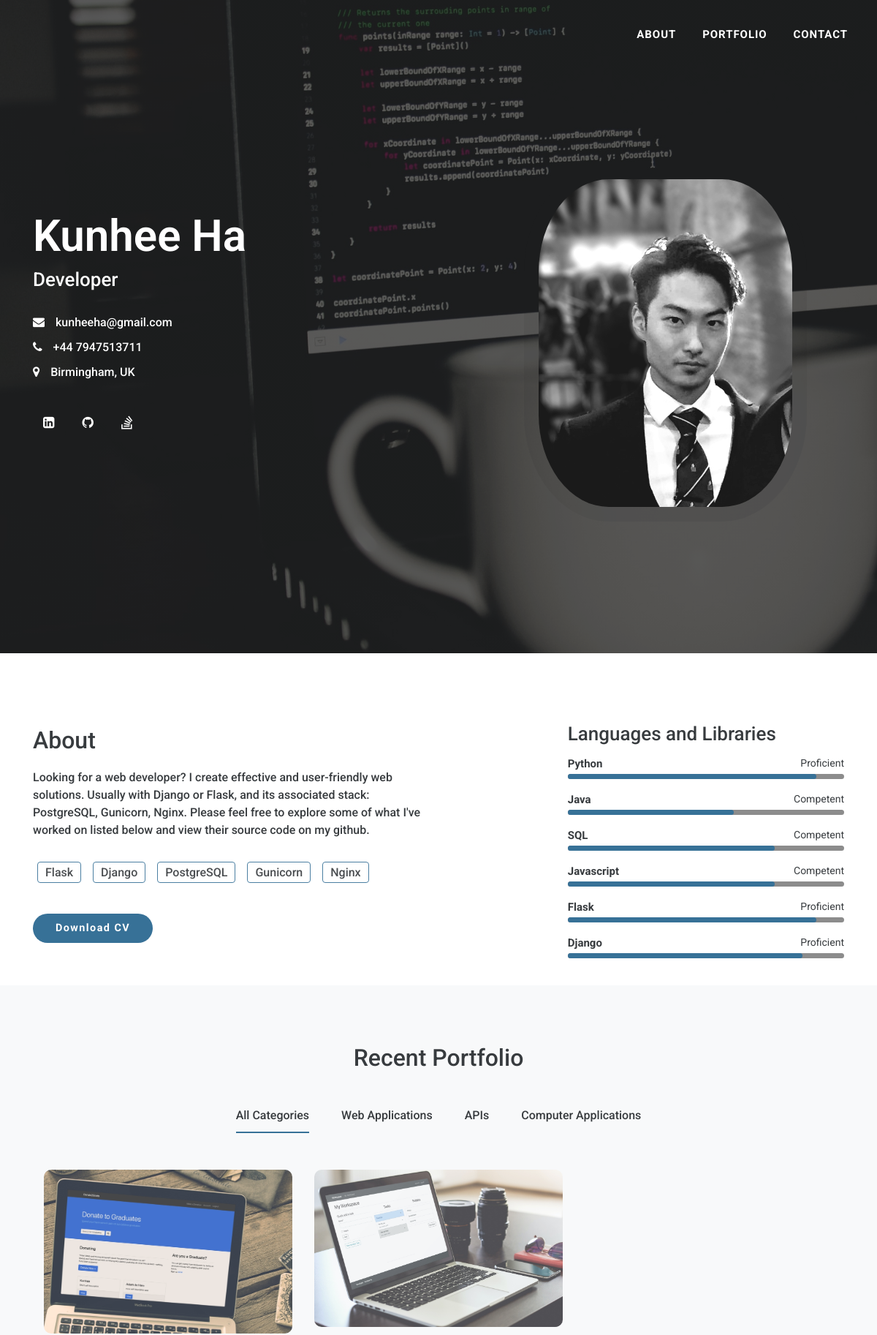
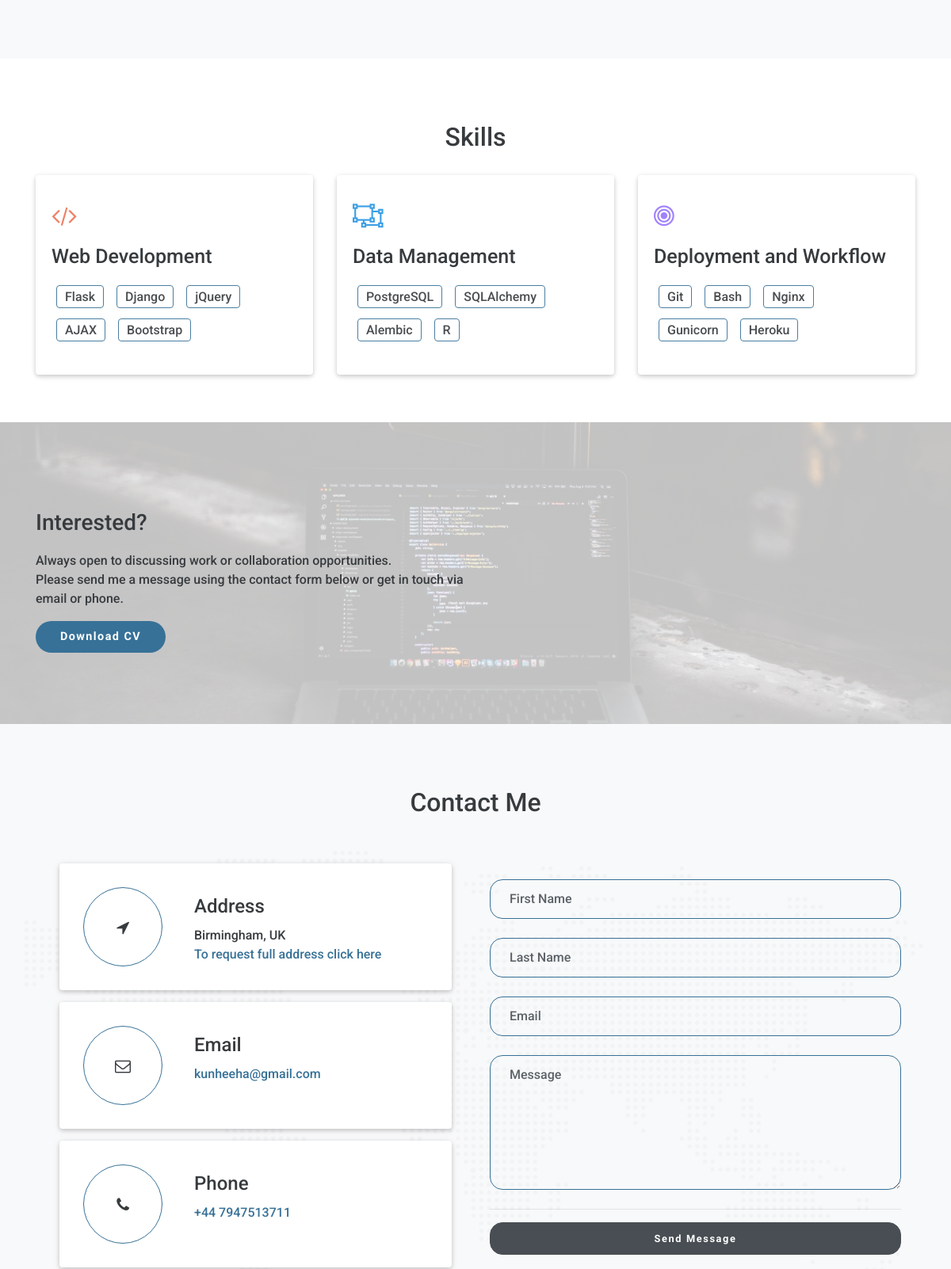
The page / (upper part) on the database its author committed (2 pictures, top to bottom).
### onlineportfolio/models.py (models this page shows)
class User(db.Model, UserMixin):
    id = db.Column(db.Integer(), primary_key=True)
    name = db.Column(db.String(30), nullable=False)
    password = db.Column(db.String(60), nullable=False)
    email = db.Column(db.String(120), unique=True, nullable=False)
    phone = db.Column(db.String(12), unique=True, nullable=False)
    profile_photo = db.Column(db.String(20), nullable=True)
    cv_file = db.Column(db.String(20), nullable=True)
    personal_statement = db.Column(db.Text(), nullable=False)

class Skill(db.Model):
    id = db.Column(db.Integer(), primary_key=True)
    skill_name = db.Column(db.String(30), nullable=False)
    proficiency_level = db.Column(db.Integer(), nullable=False)

class WebProject(db.Model):
    id = db.Column(db.Integer(), primary_key=True)
    name = db.Column(db.String(30), nullable=False)
    source_code = db.Column(db.String(50), nullable=False)
    link = db.Column(db.String(50), nullable=False)
    description = db.Column(db.Text(), nullable=False)
    user_guide = db.Column(db.String(20), nullable=True)
    upcoming_functionality = db.Column(db.Text(), nullable=True)
    images = db.Column(db.String(50), nullable=False)
    skills = db.relationship('PSkill', secondary='web_project_skills')

### onlineportfolio/routes.py (the view)
@app.route('/', methods=['POST', 'GET'])
def index():
    developer = User.query.first()
    profile_photo = url_for('static', filename='images/'+developer.profile_photo)
    viewcvform = ViewCVForm()
    skills = Skill.query.all()
    softwareprojects = SoftwareProject.query.all()
    webprojects = WebProject.query.all()
    apiprojects = APIProject.query.all()
    if viewcvform.cvsubmit.data and viewcvform.validate():
        cv = f'static/cv/{developer.cv_file}'
        mydirectory = os.path.join(app.root_path, cv)
        return send_file(mydirectory, as_attachment=True)
    return render_template("index.html", viewcvform=viewcvform, developer=developer, profile_photo=profile_photo, skills=skills, softwareprojects=softwareprojects, webprojects=webprojects, apiprojects=apiprojects)

### onlineportfolio/forms.py
class ViewCVForm(FlaskForm):
    cvsubmit = SubmitField('Download CV')

### onlineportfolio/templates/index.html (shortened to what this page needs)
{% extends 'base.html' %}
{% block content %}
  <nav class="navbar navbar-expand navbar-dark fixed-top" id="mainNav">
    <div class="container">
      <ul class="navbar-nav text-uppercase ml-auto">
        <li class="nav-item"><a class="nav-link js-scroll-trigger" href="#about">About</a></li>
        <li class="nav-item"><a class="nav-link js-scroll-trigger" href="#portfolio">Portfolio</a></li>
        <li class="nav-item"><a class="nav-link js-scroll-trigger" href="#contact">Contact</a></li>
      </ul>
    </div>
  </nav>
  <header class="home-header">
    <div class="bg-image">
      <div class="container">
        <div class="row section-separator home-padding">
          <div class="col-md-6 col-xs-12 d-block">
            <div class="header-info">
              <h2 class="wow fadeInUp" data-wow-duration="0.8s" data-wow-delay="0.2s">{{ developer.name }}</h2>
              <h4 class="wow fadeInUp" data-wow-duration="0.8s" data-wow-delay="0.3s">Developer</h4>
              <ul>
                <li class="wow fadeInUp" data-wow-duration="0.8s" data-wow-delay="0.4s"><i class="fa fa-envelope"></i><a class="emailLink">{{ developer.email }}</a></li>
                <li class="wow fadeInUp" data-wow-duration="0.8s" data-wow-delay="0.5s"><i class="fa fa-phone"></i><a href="tel:{{ developer.phone }}">{{ developer.phone }}</a></li>
                <li class="wow fadeInUp" data-wow-duration="0.8s" data-wow-delay="0.6s"><i class="fa fa-map-marker"></i><address>Birmingham, UK</address></li>
              </ul>
              <ul class="social-icon wow fadeInUp" data-wow-duration="0.8s" data-wow-delay="0.7s">
                <li><a target="_blank" href="https://www.linkedin.com/in/kunheeha/"><i class="fa fa-linkedin-square"></i></a></li>
                <li><a target="_blank" href="https://github.com/kunheeha/"><i class="fa fa-github"></i></a></li>
                <li><a target="_blank" href="https://stackoverflow.com/users/14336257/kunheeha"><i class="fa fa-stack-overflow"></i></a></li>
              </ul>
            </div>
          </div>
          <div class="col-md-6 d-none d-sm-none d-md-block">
            <div class="p-img wow fadeInUp" data-wow-duration="0.8s" data-wow-delay="0.6s">
              <img src="{{ profile_photo }}" alt=""  class="img-fluid">
            </div>
          </div>
        </div>
      </div>
    </div>
  </header>
  <section class="about-section" id="about">
    <div class="container">
      <div class="row about-section-separator">
        <div class="col-sm-12 col-md-6 aboutMain">
          <div class="about-inner">
            <h2 class="wow fadeInUp" data-wow-duration="0.8s" data-wow-delay="0.1s">About</h2>
            <p class="wow fadeInUp" data-wow-duration="0.8s" data-wow-delay="0.2s">{{ developer.personal_statement }}</p>
            <div class="about-tag">
              <ul>
                <li><span>Flask</span></li>
                <li><span>Django</span></li>
                <li><span>PostgreSQL</span></li>
                <li><span>Gunicorn</span></li>
                <li><span>Nginx</span></li>
              </ul>
            </div>
            <form class="cvform" method="POST">
              {{ viewcvform.cvsubmit(class="btn btn-fill") }}
            </form>
          </div>
        </div>
        <div class="d-none d-sm-none d-md-block col-md-1"></div>
        <div class="d-none d-sm-none d-md-block col-md-5">
          <div class="languages wow fadeInUp" data-wow-duration="0.8s" data-wow-delay="0.3s">
            <h3>Languages and Libraries</h3>
            <div class="each-lang">
              {% for skill in skills %}
                <div class="lang">
                  <div class="parcial">
                    <div class="info">
                      <div class="name">{{ skill.skill_name }}</div>
                      <div class="percentagem-num">
                        {% if skill.proficiency_level > 75 %}
                          Proficient
                        {% elif skill.proficiency_level > 50 %}
                          Competent
                        {% else %}
                          Learning
                        {% endif %}
                      </div>
                    </div>
                    <div class="progressBar">
                        <div class="percentagem" style="width: {{ skill.proficiency_level }}%;"></div>
                    </div>
                  </div>
                </div>
              {% endfor %}
            </div>
          </div>
        </div>
      </div>
    </div>
  </section>
  <section id="portfolio" class="bg-light">
    <div class="container">
      <div class="row section-separator">
        <div class="text-center">
          <h2>Recent Portfolio</h2>
        </div>
        <div class="col-sm-12">
          <div class="portfolio-nav col-sm-12">
            <ul>
              <li data-filter="*"><span>All Categories</span></li>
              <li data-filter=".web-apps"><span>Web Applications</span></li>
              <li data-filter=".apis"><span>APIs</span></li>
              <li data-filter=".comp-apps"><span>Computer Applications</span></li>
            </ul>
          </div>
          <div class="project-gallery col-sm-12">
            <div class="row portfolioContainer">
              {% for webproject in webprojects %}
                <div class="grid-item col-md-4 col-sm-6 col-xs-12 web-apps">
                  <figure>
                      <img height="100%" src="{{ url_for('static', filename='images/webproject/'+webproject.images+'/preview.jpeg') }}">
                    <figcaption>
                      <a data-fancybox data-src="#{{ webproject.images }}"></a>
                    </figcaption>
                  </figure>
                </div>
              {% endfor %}
            </div>
          </div>
        </div>
      </div>
    </div>
  </section>
  <section class="skills">
      <div class="container">
          <div class="row section-separator">
              <div class="col-sm-12 text-center section-title wow fadeInUp" data-wow-duration="0.8s" data-wow-delay="0.2s">
                <h2>Skills</h2>
              </div>
              <div class="col-sm-4">
                <div class="skills-item shadow-1 white-bg wow fadeInUp" data-wow-duration="0.8s" data-wow-delay="0.5s">
                  <i class="fa fa-code iron-color"></i>
                  <h3>Web Development</h3>
                  <div class="about-tag">
                    <ul>
                      <li><span>Flask</span></li>
                      <li><span>Django</span></li>
                      <li><span>jQuery</span></li>
                      <li><span>AJAX</span></li>
                      <li><span>Bootstrap</span></li>
                    </ul>
                  </div>
                </div>
              </div>
              <div class="col-sm-4">
                <div class="skills-item shadow-1 white-bg wow fadeInUp" data-wow-duration="0.8s" data-wow-delay="0.3s">
                  <i class="fa fa-object-ungroup sky-color"></i>
                  <h3>Data Management</h3>
                  <div class="about-tag">
                    <ul>
                      <li><span>PostgreSQL</span></li>
                      <li><span>SQLAlchemy</span></li>
                      <li><span>Alembic</span></li>
                      <li><span>R</span></li>
                    </ul>
                  </div>
                </div>
              </div>
              <div class="col-sm-4">
                <div class="skills-item shadow-1 white-bg wow fadeInUp" data-wow-duration="0.8s" data-wow-delay="0.7s">
                  <i class="fa fa-bullseye purple-color"></i>
                  <h3>Deployment and Workflow</h3>
                  <div class="about-tag">
                    <ul>
                      <li><span>Git</span></li>
                      <li><span>Bash</span></li>
                      <li><span>Nginx</span></li>
                      <li><span>Gunicorn</span></li>
                      <li><span>Heroku</span></li>
                    </ul>
                  </div>
                </div>
              </div>
          </div>
      </div>
  </section>
  <section class="image-bg extra-img">
    <div class="container">
      <div class="row section-separator">
        <div class="extrapart col-sm-12 col-md-6">
          <h3 class="wow fadeInUp" data-wow-duration="0.8s" data-wow-delay="0.2s">Interested?</h3>
          <p class="wow fadeInUp" data-wow-duration="0.8s" data-wow-delay="0.4s">Always open to discussing work or collaboration opportunities. <br>Please send me a message using the contact form below or get in touch via email or phone.</p>
          <form class="cvform" method="POST">
            {{ viewcvform.cvsubmit(class="btn btn-fill") }}
          </form>
        </div>
      </div>
    </div>
  </section>
  <section id="contact" class="contact-section bg-light">
    <div class="container">
      <div class="row section-separator">
        <div class="col-sm-12 text-center wow fadeInUp" data-wow-duration="0.8s" data-wow-delay="0.2s">
          <h2>Contact Me</h2>
        </div>
        <div class="map-image image-bg col-sm-12">
          <div class="container mt-30">
            <div class="row">
              <div class="col-sm-12 col-md-6 contact-info">
                <div class="col-sm-12 xs-no-padding">
                  <div class="contact-info-item white-bg shadow-1 media wow fadeInUp" data-wow-duration="0.8s" data-wow-delay="0.2s">
                    <div class="each-icon">
                      <i class="fa fa-location-arrow"></i>
                    </div>
                    <div class="each-info media-body">
                      <h4>Address</h4>
                      <address>
                        Birmingham, UK<br>
                        <a href="#">To request full address click here</a>
                      </address>
                    </div>
                  </div>
                </div>
                <div class="col-sm-12 xs-no-padding">
                  <div class="contact-info-item white-bg shadow-1 media wow fadeInUp" data-wow-duration="0.8s" data-wow-delay="0.4s">
                    <div class="each-icon">
                      <i class="fa fa-envelope-o"></i>
                    </div>
                    <div class="each-info media-body">
                      <h4>Email</h4>
                      <a class="emailLink">{{ developer.email }}</a>
                    </div>
                  </div>
                </div>
                <div class="col-sm-12 xs-no-padding">
                  <div class="contact-info-item white-bg shadow-1 media wow fadeInUp" data-wow-duration="0.8s" data-wow-delay="0.6s">
                    <div class="each-icon">
                      <i class="fa fa-phone"></i>
                    </div>
                    <div class="each-info media-body">
                      <h4>Phone</h4>
                      <a href="tel:{{ developer.phone }}">{{ developer.phone }}</a>
                    </div>
                  </div>
                </div>
              </div>
              <div class="col-sm-12 col-md-6 wow fadeInUp" data-wow-duration="0.8s" data-wow-delay="0.2s">
                <div class="card card-contact">
                  <div class="card-body">
                    <form class="contact-form" method="POST" action="">
                      <div>
                        <div class="form-label-group">
                          <input id="inputFname" type="text" name="fname" class="form-control" placeholder="First Name" required>
                          <label for="inputFname">First Name</label>
                        </div>
                        <div class="form-label-group">
                          <input id="inputLname" type="text" name="lname" class="form-control" placeholder="Last Name" required>
                          <label for="inputLname">Last Name</label>
                        </div>
                        <div class="form-label-group">
                          <input id="inputEmail" type="email" name="email" class="form-control" placeholder="Email" required>
                          <label for="inputEmail">Email</label>
                        </div>
                        <div class="form-label-group">
                          <textarea id="inputMessage" class="form-control" name="message" placeholder="Message" rows="6" required></textarea>
                          <label for="inputMessage">Message</label>
                        </div>
                        <hr>
                        <button type="submit" class="btn btn-block btn-dark">Send Message</button>
                      </div>
                    </form>
                  </div>
                </div>
              </div>
            </div>
          </div>
        </div>
      </div>
    </div>
  </section>
{% endblock %}

### onlineportfolio/templates/base.html (shortened to what this page needs)
<!DOCTYPE html>
<html>
<head>
  <link rel="stylesheet" type="text/css" href="{{ url_for('static', filename='Bootstrap/css/bootstrap.min.css') }}">
  <link rel="stylesheet" type="text/css" href="{{ url_for('static', filename='font-awesome-4.7.0/css/font-awesome.min.css') }}">
  <link rel="stylesheet" type="text/css" href="{{ url_for('static', filename='fancybox/jquery.fancybox.min.css') }}">
  <link rel="stylesheet" type="text/css" href="{{ url_for('static', filename='css/animate.css') }}">
  <link rel="stylesheet" type="text/css" href="{{ url_for('static', filename='css/styles.css') }}">
</head>
<body>
  {% block content %}{% endblock %}
</body>
</html>

### rows shown on the page
User: name "Kunhee Ha", email "kunheeha@gmail.com", phone "+44 7947513711", personal_statement "Looking for a web developer? I create effective and user-friendly web solutions. Usually with Django or Flask, and its associated stack: PostgreSQL, Gunicorn, Nginx. Please feel free to explore some of what I've worked on listed below and view their source code on my github."
Skill: skill_name "Python", proficiency_level "Proficient"
Skill: skill_name "Java", proficiency_level "Competent"
Skill: skill_name "SQL", proficiency_level "Competent"
Skill: skill_name "Javascript", proficiency_level "Competent"
Skill: skill_name "Flask", proficiency_level "Proficient"
Skill: skill_name "Django", proficiency_level "Proficient"
WebProject: images (picture)
WebProject: images (picture)
